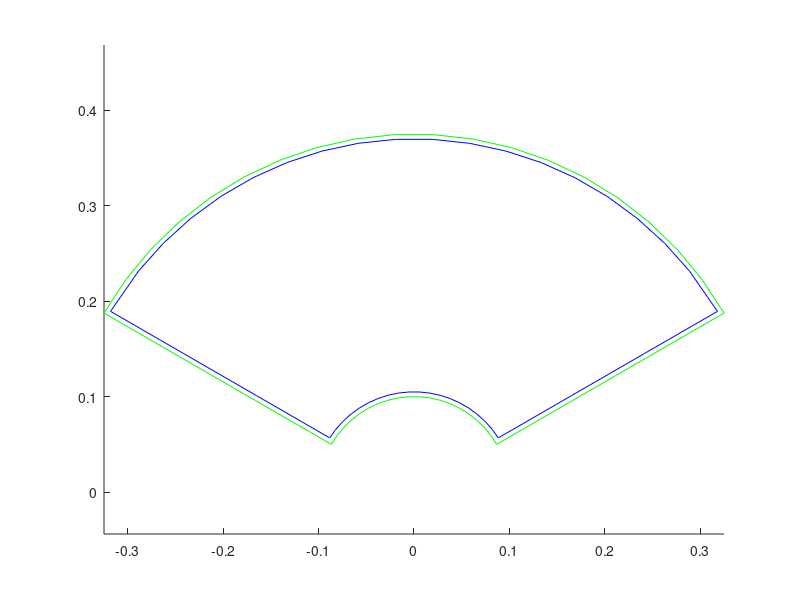

Write MATLAB code to recreate this figure. (Note: this script raises an error after producing the figure.)
clear all
close all

R_in=0.100; % rayon interieur
R_out=0.375; % rayon exterieur
teta=2*pi/3; % angle de l'arc
Radius=5e-3; % rayon fil


%spire source

ndec_r=10; % nombre decoupages radial
ndec_teta=20; % nombre decoupage axial

teta_out=linspace(pi/2+teta/2,pi/2-teta/2,ndec_teta);
teta_in=linspace(pi/2-teta/2,pi/2+teta/2,ndec_teta);
R_left=linspace(R_in,R_out,ndec_r);
R_right=linspace(R_out,R_in,ndec_r);


Xs=[R_left*cos(pi/2+teta/2) R_out*cos(teta_out) R_right*cos(pi/2-teta/2) R_in*cos(teta_in) ];
Ys=[R_left*sin(pi/2+teta/2) R_out*sin(teta_out) R_right*sin(pi/2-teta/2) R_in*sin(teta_in) ];
Zs=Xs*0;

% suppression doublons

indice=[ndec_r+1 ndec_r+ndec_teta 2*ndec_r+ndec_teta];

Xs(indice)=[];
Ys(indice)=[];
Zs=Xs*0;

%spire destination

var1=Radius/tan(teta/2);
var2=Radius/sin(teta/2);
delta=atan(Radius/(R_in+Radius));

R_left=linspace(R_in+Radius-var1,R_out-Radius-var1,ndec_r);
R_right=linspace(R_out-Radius-var1,R_in+Radius-var1,ndec_r);
teta_out=linspace(pi/2+teta/2-delta,pi/2-teta/2+delta,ndec_teta);
teta_in=linspace(pi/2-teta/2+delta,pi/2+teta/2-delta,ndec_teta);

Xd=[R_left*cos(pi/2+teta/2) (R_out-Radius)*cos(teta_out) R_right*cos(pi/2-teta/2) (R_in+Radius)*cos(teta_in) ];
Yd=[var2+R_left*sin(pi/2+teta/2) (R_out-Radius)*sin(teta_out) var2+R_right*sin(pi/2-teta/2) (R_in+Radius)*sin(teta_in) ];

% suppression doublons


Xd(indice)=[];
Yd(indice)=[];
Zd=Xs*0;


figure; 

hold on
plot3(Xs,Ys,Zs,'g');
plot3(Xd,Yd,Zd,'b');
view(2)
axis equal

% calcul inductance

xsi=Xs(1:end-1);
xsf=Xs(2:end);
ysi=Ys(1:end-1);
ysf=Ys(2:end);
zsi=Zs(1:end-1);
zsf=Zs(2:end);

len=sum(sqrt((xsi-xsf).^2+(ysi-ysf).^2+(zsi-zsf).^2)); % longueur inducteur

xdi=Xd(1:end-1);
xdf=Xd(2:end);
ydi=Yd(1:end-1);
ydf=Yd(2:end);
zdi=Zd(1:end-1);
zdf=Zd(2:end);

L=0;
A = zeros(3,length(xdi));
for ii=1:size(xsi,2)
    for jj=1:size(xdi,2)
        [Lx,Ax] = fun_calcul_mutuel_segment(xsi(ii),ysi(ii),zsi(ii),...
            xsf(ii),ysf(ii),zsf(ii),xdi(jj),ydi(jj),zdi(jj),...
            xdf(jj),ydf(jj),zdf(jj));
        L=L+Lx;
        A(:,jj)=A(:,jj)+Ax;
    end
end

mu0=4*pi*1e-7;
Ltotal=L+len*mu0/(8*pi);

%%
dl=[(xdf+xdi)./2; (ydf+ydi)./2; (zdf+zdi)./2];
figure
f_quiver(dl,A)


